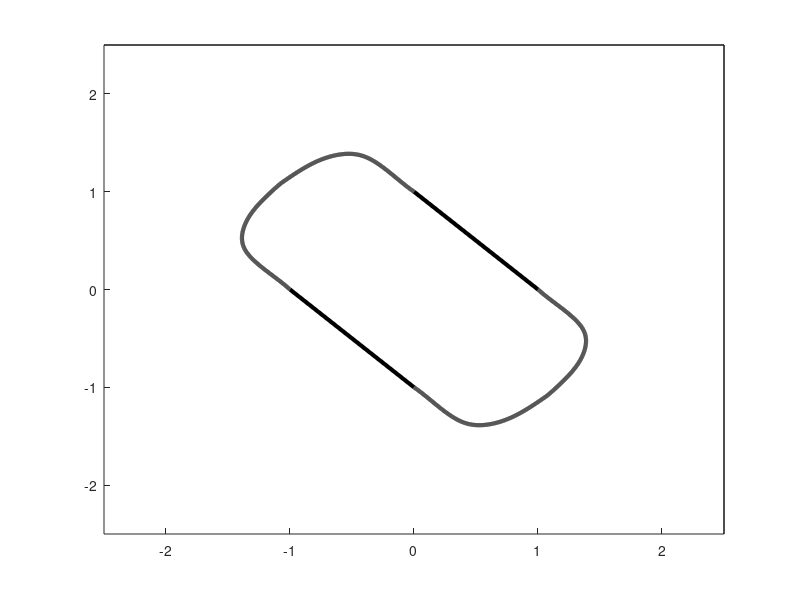

Recreate this plot in MATLAB. (Note: this script raises an error after producing the figure.)
function plotter_boundness
    
    close all;

    % Create figure
    figure1 = figure('InvertHardcopy','off','Color',[1 1 1], ...
        'position', [680 0 600 570]);
    set(figure1,'PaperUnits','centimeters');
    xSize = 8; ySize = 12;
    xLeft = (21-xSize)/2; yTop = (30-ySize)/2;
    %set(figure1,'PaperPosition',[xLeft yTop xSize ySize]);
    %set(figure1,'Position',[X Y xSize*50 ySize*50]);

    hold on
    %axis([-1.7 1.7 -1.7 1.7]);
    %axis([-2 2 -2 2]);
    axis([-2.5 2.5 -2.5 2.5]);
    
    plot([-1 0], [0 -1], 'color', 'k', 'LineWidth', 3);
    plot([0 1], [1 0], 'color', 'k', 'LineWidth', 3);

    %plot([-1 0], [0 1], 'color', 'k', 'LineWidth', 3);
    %plot([0 1], [-1 0], 'color', 'k', 'LineWidth', 3);


    % Дополнительные границы
    ax=axis;
    plot(ax(1:2), [ax(4) ax(4)], 'k', 'LineWidth', 1);
    plot([ax(2) ax(2)], ax(3:4), 'k', 'LineWidth', 1);

    % Экспериментальные данные для бесконечно большого числа нейронов.
    % tau = 0.5
    a = [ -1.08 -1.00 -0.80 -0.60 -0.40 -0.2 0 ];
    b = [  1.08  1.15  1.3   1.38  1.36  1.2 1 ];
    interp(a, b, true, 'k');
    
    
    number = 12 ;
    N = 181;
    PI = 2*pi;
    %[r phi taus] = solver_boundness_smart(number, .5, .0001);
    phi = 0 : PI/N: PI;
    [r taus] = solver_boundness(number, .5, phi, .0001);
    title(['n = ' num2str(number)],'FontSize',16);
    excludePoints(144) ;
    excludePoints(146) ;
    
    h = polar(phi, r, '-o');
    %set(h, 'LineWidth', 3) ;
    
    % display debug data
    debug = 0;
    if debug
        str = cell(size(taus));
        if debug == 1
            for j=1:length(taus)
                str{j} = num2str(j-1);
            end
        elseif debug == 2
            for j=1:length(taus)
                str{j} = [num2str(j-1) ':' num2str(phi(j)*180/pi, 3) arr2str(taus{j}) num2str(r(j),2)];
            end
        end
        r = r+0.2;
        text(r.*cos(phi), r.*sin(phi), str);
    end
    
    grid; 

    function excludePoints (n)
        r (n) = (r(n-1) + r(n+1))/2 ;
    end
    
    % Функция интерполирует экспериментальные данные
    function interp(a, b, sim, color, titleString)
        x = a(1):.001:a(end);
        y = interp1(a, b, x, 'spline' );

        if sim
            xx = [-y(end:-1:2) x];
            yy = [-x(end:-1:2) y];
        else 
            xx = x;
            yy = y;
        end

        plot(xx, yy, color, 'LineWidth', 3);
        plot(-xx, -yy, color, 'LineWidth', 3);

        aa = [a -b(end:-1:2)];
        bb = [b -a(end:-1:2)];
        %plot(aa, bb, 'ok', xx, yy, color, 'LineWidth', 1);
        %plot(-aa, -bb, 'ok', -xx, -yy, color, 'LineWidth', 1);
        if exist('titleString', 'var') 
            title(['n = ' num2str(titleString)],'FontSize',16);
        end
    end

% Autogenerated code.
% Create xlabel
xlabel({'a'}, 'FontSize',16);

% Create ylabel
ylabel({'b'}, 'FontSize',16);

% Create textbox
annotation(figure1,'textbox',[0.416071428571428 0.402380952380954 0.2 0.2],...
    'String','Stability',...
    'FontSize',16,...
    'FitBoxToText','off',...
    'LineStyle','none',...
    'EdgeColor',[1 1 1]);

% Create textbox
annotation(figure1,'textbox',...
    [0.19904017857143 0.254566473988439 0.133459821428571 0.0708202587393341],...
    'String',{'Instability'},...
    'FontSize',16,...
    'FitBoxToText','off',...
    'LineStyle','none',...
    'EdgeColor',[1 1 1]);

% Create textbox
annotation(figure1,'textbox',...
    [0.654821428571429 0.783236994219653 0.133459821428571 0.0708202587393341],...
    'String',{'Instability'},...
    'FontSize',16,...
    'FitBoxToText','off',...
    'LineStyle','none',...
    'EdgeColor',[1 1 1]);

% Create textbox
% annotation(figure1,'textbox',...
%     [0.261830357142862 0.733346957238293 0.0430133928571401 0.0446380401871719],...
%     'String',{'\tau=0.5'},...
%     'FontSize',16,...
%     'FitBoxToText','off',...
%     'LineStyle','none',...
%     'EdgeColor',[1 1 1]);

% Create textbox
% annotation(figure1,'textbox',...
%     [0.700424107142862 0.28389837303561 0.0430133928571401 0.0446380401871719],...
%     'String',{'\tau=0.5'},...
%     'FontSize',16,...
%     'FitBoxToText','off',...
%     'LineStyle','none',...
%     'EdgeColor',[1 1 1]);


% Create textbox
% annotation(figure1,'textbox',[0.416071428571428 0.402380952380954 0.2 0.2],...
%     'String',{'delay','independent','stability'},...
%     'FontSize',16,...
%     'FitBoxToText','off',...
%     'LineStyle','none',...
%     'EdgeColor',[1 1 1]);

end

